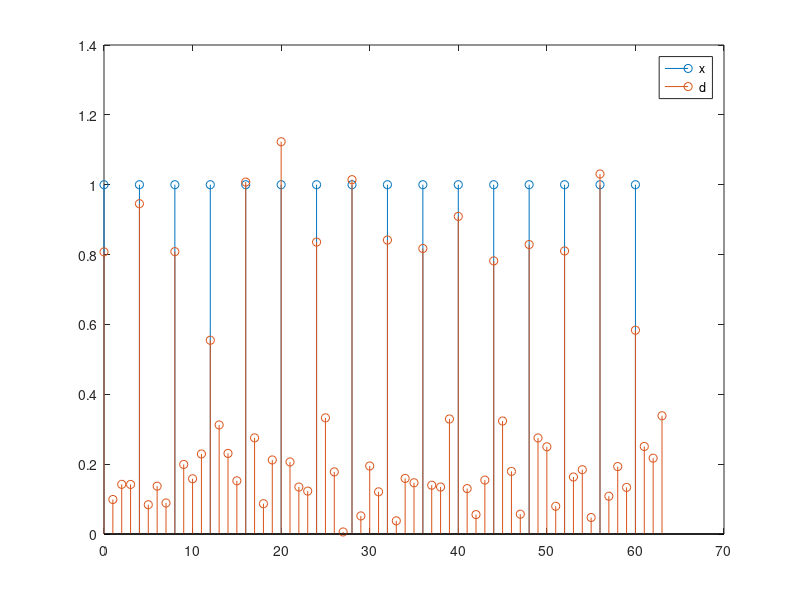
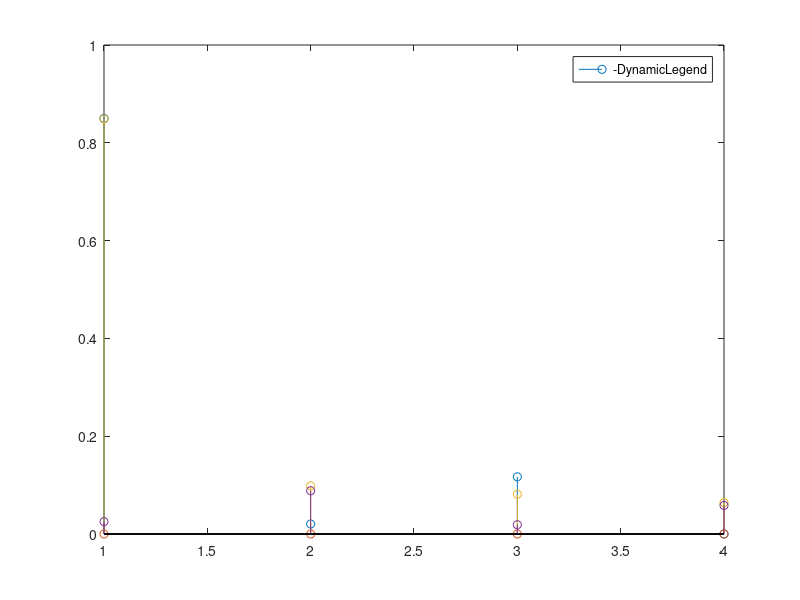

The MATLAB source for these figures, in order: (Note: this script raises an error after producing the figures.)
%% Impulse response estimation
% We are at the receiver, we know what the sender is sending and we try to
% estimate it with the LS method (for reference, see page 244).

% Note: As the receiver, we do _not_ know neither N_h nor sigma_w

clear all
close all
clc

% To observe L samples, we need to send L+N-1 samples of the training
% sequence {x(0), ..., x((N-1)+(L-1))}
% TODO Try multiple combinations. Generally, L = 2*N
L = 15; % Length of the observation
N = 2; % Supposed length of the impulse response of the channel

%% Generate training sequence
% The x sequence must be a partially repeated M-L sequence of length L. We
% need it to have size L+N-1.
% this holds for L = 15
r = log2(L+1);
p = zeros(L,1);
p(1:r) = ones(1,r).'; % Set arbitrary initial condition
for l = r+1:(L)
    p(l) = xor(p(l-3), p(l-4)); % -1, -2 for L=3
end
clear l

x = [p; p(1:N-1)];
x(x == 0) = -1;

% Construct a PN object
% h = commsrc.pn('GenPoly', [4 3 0]);
% set(h, 'NumBitsOut', 1);
% set(h, 'InitialStates', ones(4,1));
%
% mls = zeros(1,L);
% for k = 1:L
%     mls(k) = generate(h);
% end

%% Generate gi

N_h = 3; % just to keep things simple, CHANGE IT to 3 when ready
a_dopp = [1, -4.4153, 8.6283, -9.4592, 6.1051, -1.3542, -3.3622, 7.2390, ...
    -7.9361, 5.1221, -1.8401, 2.8706e-1];
b_dopp = [1.3651e-4, 8.1905e-4, 2.0476e-3, 2.7302e-3, 2.0476e-3, 9.0939e-4, ...
    6.7852e-4, 1.3550e-3, 1.8076e-3, 1.3550e-3, 5.3726e-4, 6.1818e-5, -7.1294e-5, ...
    -9.5058e-5, -7.1294e-5, -2.5505e-5, 1.3321e-5, 4.5186e-5, 6.0248e-5, 4.5186e-5, ...
    1.8074e-5, 3.0124e-6];
[h_dopp, t_dopp] = impz(b_dopp, a_dopp);
Tc = 1; % This is the smallest time interval we want to simulate
T = 4*Tc;   % Time sampling interval of the input of the channel
Kdb = 3; % 3 dB
K = 10^(Kdb/10);
fd = 5*10^-3/T; % doppler frequency
Tq = Tc; % Fundamental sampling time. This is the same as Tc, right???
% We stick to anastasopolous chugg paper (1997) and choose Tp such that
% fd*Tp = 0.1
tau_rms = 0.3*T;  % Tc = 1, as it is the fundamental sampling time
tau = 0:Tc:N_h-1;
Tp = 1/10 * (1/fd) * Tq; % Sampling time used for filtering the white noise
pdp_gauss = 1/tau_rms * exp(-tau/tau_rms);

C = sqrt(K/(K+1));
% normalize pdp: it must be sum(E[|gtilde_i|^2]) = 1 - C^2
pdp_gauss = pdp_gauss.*(1-C^2)/sum(pdp_gauss);

M_d = sum(pdp_gauss);

snr = 10; % db
snr_lin = 10^(snr/10);
sigma_w = 1/(T/Tc*snr);


fprintf('fd * Tp = %d \n', Tp*fd);
g_samples_needed = 200000; % Some will be dropped because of transient
w_samples_needed = ceil(g_samples_needed / Tp);
transient = ceil(g_samples_needed/4);

% Generate complex-valued Gaussian white noise with zero mean and unit
% variance
%rng('default');
g_mat = zeros(N_h, g_samples_needed - transient);
for ray = 1:N_h
    w = wgn(w_samples_needed,1,0,'complex');
    fprintf('variance of white noise=%d \n', var(w))
    % Filter the wgn with a narrowband filter. The filter will have the
    % classical Doppler spectrum in the frequency domain, with f_d * Tc = 1.25*10^-3
    % By using the approach suggested in anastchugg97 we use an iir filter
    % with known coefficients which is the convolution of a Cheby lowpass and a shaping filter.
    % Note that it is
    % possible to initialize properly the filters, consider doing it in
    % following versions since it allows to start in steady state conditions
    % and avoid dropping about many samples (it is a very cool thing!)
    gprime = filter(b_dopp, a_dopp, w);
    fprintf('g %d after iterpolation has mean %d and variance %d  \n', ray, mean(gprime), var(gprime));
    %Gpr = fft(gprime);
    %figure, plot(20*log10(abs(Gpr)))
    
    % Interpolation
    t = 1:length(gprime);
    t_fine = Tq/Tp:Tq/Tp:length(gprime);
    
    g_fine = interp1(t, gprime, t_fine, 'spline');
    fprintf('g %d after iterpolation has mean %d and variance %d  \n', ray, mean(g_fine), var(g_fine));
    % Drop the transient
    g_mat(ray, :) = g_fine(transient+1:end);
end

% Energy scaling
for k = 1:N_h
    g_mat(k, :) = g_mat(k, :)*sqrt(pdp_gauss(k));
end

% Only for LOS component
g_mat(1, :) = g_mat(1, :) + C;

clear a_dopp b_dopp g_fine gprime h_dopp pdp_gauss t_dopp t_fine

%% Generate desired signal via a polyphase implementation
%!!! This implementation works for N_h <= 4 !!!

d = zeros(T*length(x),1);
g_used_coeff = zeros(4, length(x)); % check these dimensions
for k = 0:length(x)-1
    % Generate white noise
    w = wgn(4, 1, 10*log10(sigma_w), 'complex');
    for idx = 0:4-1 % actually idx varies between 0 and 4 since there are four branches
        if (idx < N_h)
            d(k*T + idx*Tc + 1) = g_mat(idx+1,k*T + idx*Tc+1) * x(k+1) + w(idx+1);
            % store the coefficient actually used, it will be useful later on
            g_used_coeff(idx + 1, k + 1) = g_mat(idx+1,k*T + idx*Tc+1);
        else
            d(k*T + idx*Tc + 1) = 0 + w(idx+1); % no ray, just the noise
            g_used_coeff(idx + 1, k + 1) = 0;
        end
    end
end

% remove the coefficients of the transient from the g_used_coeff matrix
g_used_coeff = g_used_coeff(:, N-1 + 1:end); % N-1 is the transient, +1 because of MATLAB

% create four different d_i vector, by sampling at step 4 the complete vector
% d. Each of them is the output of the polyphase brach at "lag" i
d_poly = zeros(length(d)/4, 4); % each column is a d_i
for idx  = 1:4
    d_poly(:, idx) = d(idx:4:end);
end

figure, stem(0:T:(length(d)-1), abs(x)), hold on, stem(0:Tc:length(d)-1, abs(d));
legend('x', 'd');

% Using the data matrix (page 246), easier implementation
h_hat = zeros(4,N); % estimate 4 polyphase represantations, each of N coeff
for idx = 1:4
    I = zeros(L,N);
    for column = 1:N
        I(:,column) = x(N-column+1:(N+L-column));
    end
    o = d_poly(N:end, idx);
    
    Phi = I'*I;
    theta = I'*o;
    
    h_hat(idx, :) = inv(Phi) * theta;
end

% compute the mean coefficient of impulse response of each ray over the interval
% of interest of L samples in order to compare them with the estimated
% impulse response
h_mean = mean(g_used_coeff, 2);


figure, stem(abs(h_mean), 'DisplayName', 'First coefficient of each poly branch (mean)')
legend('-DynamicLegend'), hold on,
for k = 2:N
    stem(zeros(4,1), 'DisplayName', strcat(num2str(k), ' coefficient of each poly branch'))
    legend('-DynamicLegend'), hold on,
end
for k = 1:N
    stem(abs(h_hat(:, k)), 'DisplayName', 'hhat')
    legend('-DynamicLegend')
end
ax = gca; ax.XTick = 1:4;
xlim([0.5, 4.5])


%% Repeat the estimate 1000 times (note, this will be influenced by the actual
% choice of N and L
numsim = 1000;

hhat_mat = zeros(4*N, numsim);
for simiter = 1:numsim
    disp(simiter);
    
    % it would be better to generate d offline?
    d = zeros(T*length(x),1);
    g_used_coeff = zeros(4, length(x)); % check these dimensions
    for k = 0:length(x)-1
        % Generate white noise
        w = wgn(4, 1, 10*log10(sigma_w), 'complex');
        for idx = 0:4-1 % actually idx varies between 0 and 4 since there are four branches
            if (idx < N_h)
                d(k*T + idx*Tc + 1) = g_mat(idx+1,k*T + idx*Tc+1) * x(k+1) + w(idx+1);
            else
                d(k*T + idx*Tc + 1) = 0 + w(idx+1); % no ray, just the noise
            end
        end
    end
    
    % create four different d_i vector, by sampling at step 4 the complete vector
    % d. Each of them is the output of the polyphase brach at "lag" i
    d_poly = zeros(length(d)/4, 4); % each column is a d_i
    for idx  = 1:4
        d_poly(:, idx) = d(idx:4:end);
    end
    % Using the data matrix (page 246), easier implementation
    h_hat = zeros(4,N); % estimate 4 polyphase represantations, each of N coeff
    for idx = 1:4
        I = zeros(L,N);
        for column = 1:N
            I(:,column) = x(N-column+1:(N+L-column));
        end
        o = d_poly(N:end, idx);
        
        Phi = I'*I;
        theta = I'*o;
        
        h_hat(idx, :) = inv(Phi) * theta;
    end
    hhat_mat(:, simiter) = reshape(h_hat, 4*N, 1);
end

hhat_mat_mean = mean(hhat_mat, 2);
% reshape it
hhat_mat_mean = reshape(hhat_mat_mean, 4, N);


figure, stem(abs(h_mean), 'DisplayName', 'First coefficient of each poly branch (mean)')
legend('-DynamicLegend'), hold on,
for k = 2:N
    stem(zeros(4,1), 'DisplayName', strcat(num2str(k), ' coefficient of each poly branch'))
    legend('-DynamicLegend'), hold on,
end
for k = 1:N
    stem(abs(hhat_mat_mean(:, k)), 'DisplayName', 'hhat')
    legend('-DynamicLegend')
end
ax = gca; ax.XTick = 1:4;
xlim([0.5, 4.5])
title('mean of hhat over 1000 estimates')



% NOTE: the training sequence is defined in T, while the channel and the
% receiver operate in Tc = T/4
% Thus it is necessary to define the polyphase realization of the system
% and perform 4 estimation problems "in parallel"

% A trivial (very bad for Benvenuto) implementation in theory would be
% d0(kT + 0Tc) = g0(kT + 0Tc)x(kT) + eventually other terms at distance 4
% d1(kT + 1Tc) = g1(kT + 1Tc)x(kT)
% d2(kT + 2Tc) = g1(kT + 2Tc)x(kT)
% d3(kT + 1Tc) = g1(kT + 3Tc)x(kT) = 0 always?

% h = rand(N,1);
% d = zeros(N+L, 1);
% w = rand(N+L, 1);
% for k = N:(N+L)
%     %d(k)
% end


% NITER = 5000;
% for iii=1:NITER
%     for k = 0:length(x)-1
%         % Generate white noise
%         w = wgn(4, 1, 10*log10(1/40), 'complex');
%
%         % Generate d
%         d(k*T + 1) = g_mat(1,(iii-1)*length(x)*T + k*T+1)*x(k+1) + w(1);
%         d(k*T + Tc + 1) = g_mat(2,(iii-1)*length(x)*T +k*T + Tc+1) * x(k+1) + w(2);
%         d(k*T + 2*Tc + 1) = g_mat(3,(iii-1)*length(x)*T +k*T + 2*Tc+1) * x(k+1) + w(3);
%         d(k*T + 3*Tc + 1) = w(4); %g_mat(4,k*T + 3*Tc+1) * x(k+1) + w(4);
%
%         % Using the data matrix (page 246), easier implementation
%         I = zeros(L,N);
%         for column = 1:N
%             I(:,column) = x(N-column+1:(N+L-column));
%         end
%         o = d(N:(N+L-1));
%
%         Phi = I'*I;
%         theta = I'*o;
%
%         h_hat = inv(Phi) * theta;
%     end
%     davg = davg + abs(d).^2/NITER;
% end
% figure, stem(abs(davg))

% Using the data matrix (page 246), easier implementation
%         I = zeros(L,N);
%         for column = 1:N
%             I(:,column) = x(N-column+1:(N+L-column));
%         end
%         o = d(N:(N+L-1));
%
%         Phi = I'*I;
%         theta = I'*o;
%
%         h_hat(idx+1, k*T + idx*Tc +1) = inv(Phi) * theta;
